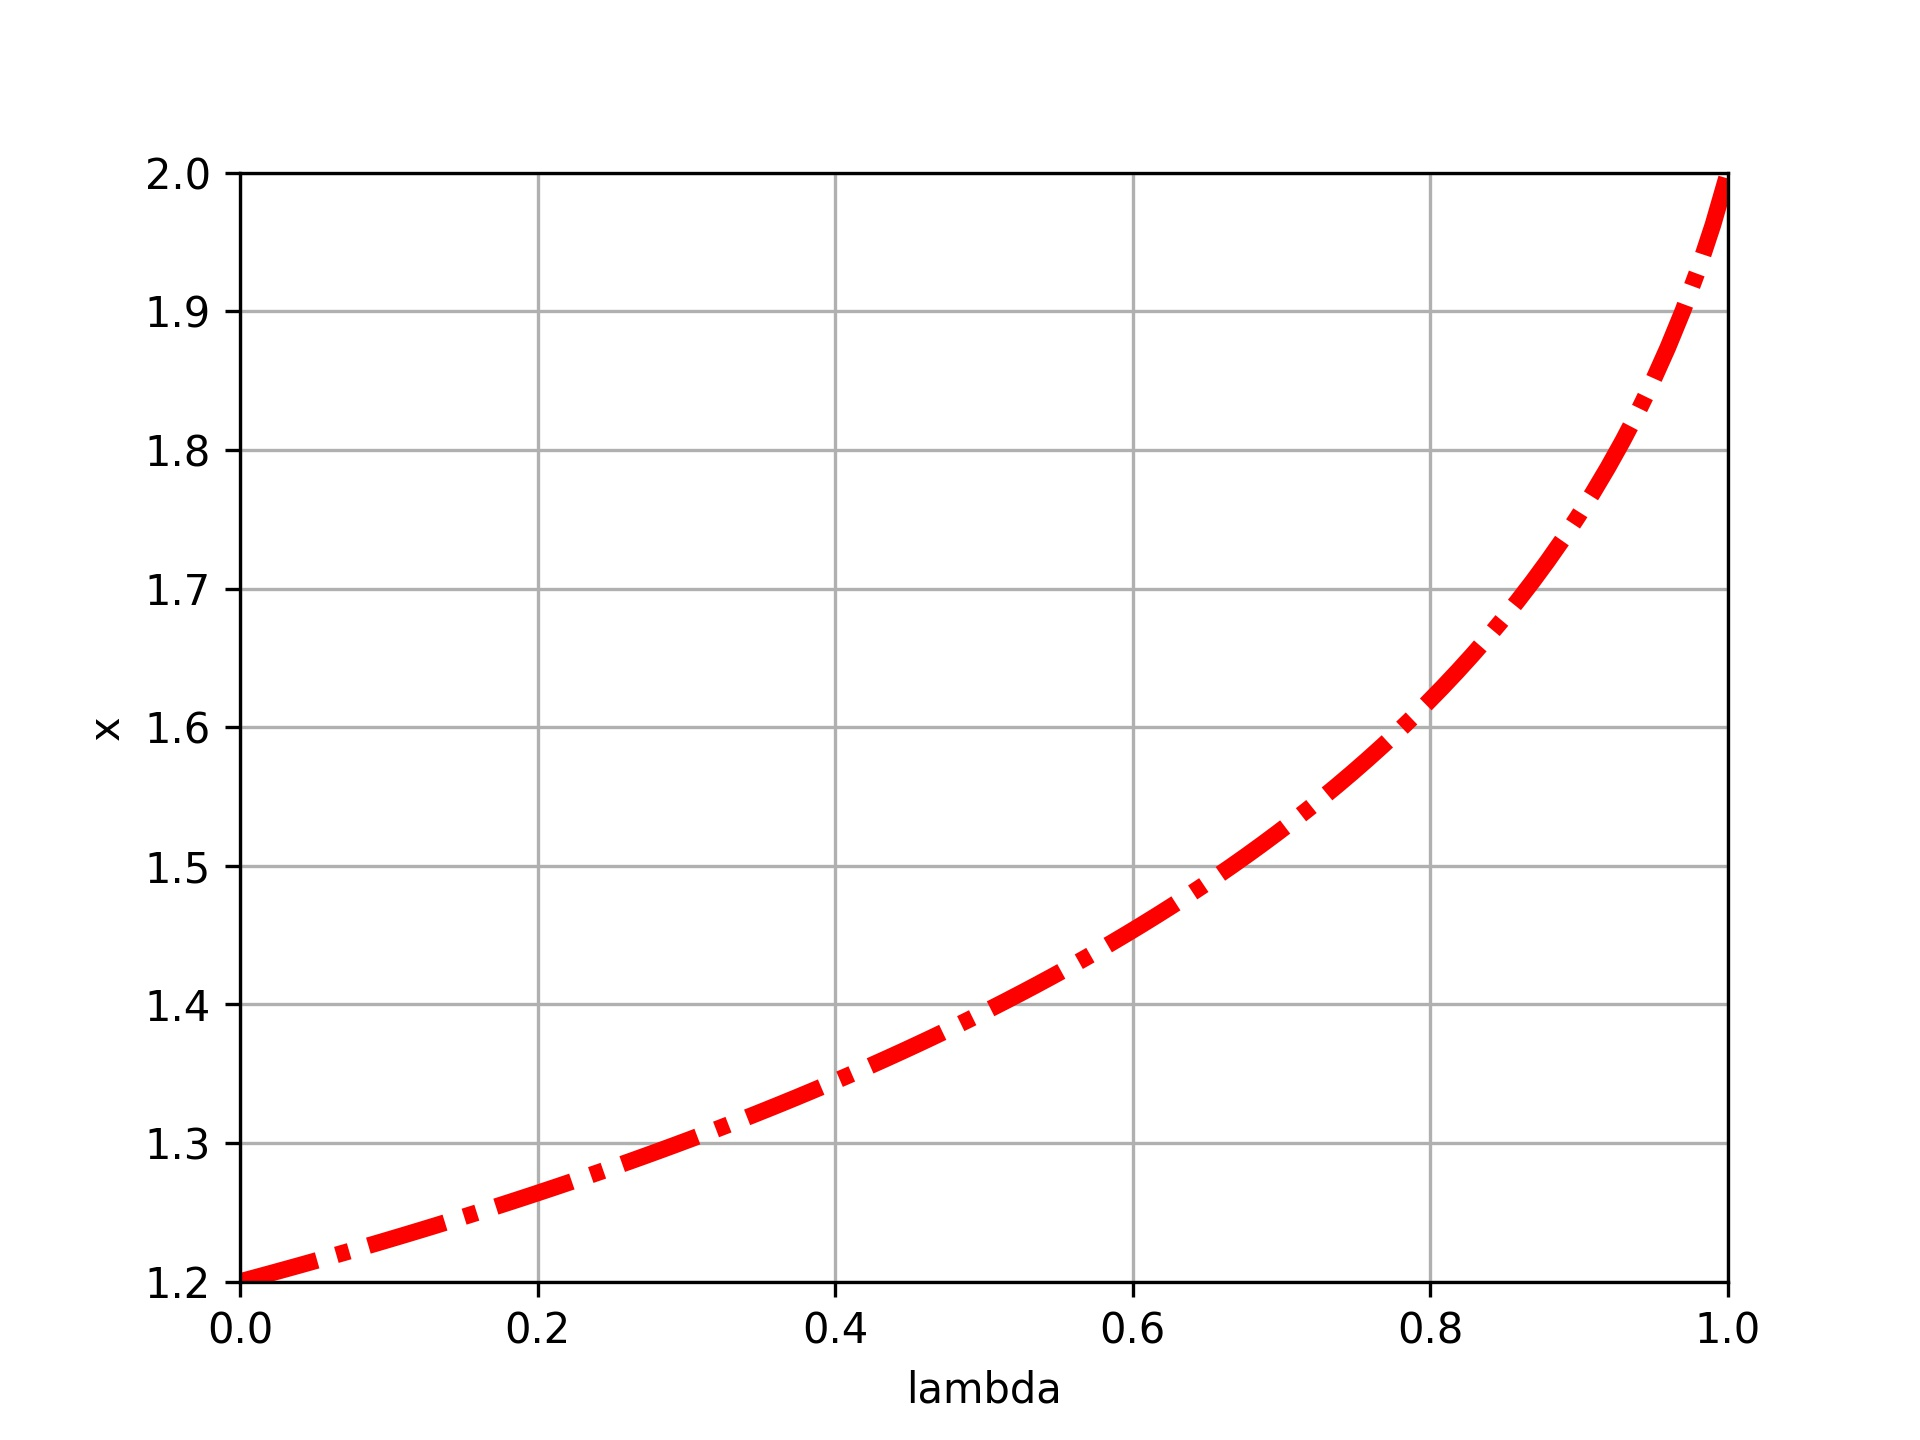

The Python source for this figure:
# _*_ coding: utf-8 _*_

import numpy as np
from scipy.integrate import odeint
import matplotlib.pyplot as plt

# define functions

def dxdL(x,Lambda):
    return -x**2/(-5.0+2*Lambda*x)

# declare constants

x0=6.0/5.0
Lspan=np.linspace(0,1,100)

# solve equations
# offer three args for function odeint

x=odeint(dxdL,x0,Lspan)

# draw graph

plt.plot(Lspan,x,'r',linestyle='-.',linewidth=4.0)
#plt.xlabel('$\lambda\$')
plt.xlabel('lambda')
plt.ylabel('x')
plt.xlim(0.0,1.0)
plt.ylim(1.2,2.0)
plt.grid(True)
plt.savefig('34.jpg',dpi=300)
plt.show()
print('plot done')

# define new functions

def dxdL(x,Lambda):
    return (5*x-10)/(2*x-5*Lambda)

# declare constants

x0=-2
Lspan=np.linspace(0,1,100)

# solve equations
# offer three args for function odeint

x=odeint(dxdL,x0,Lspan)

# draw graph
plt.plot(Lspan,x,'g',linestyle='-.',linewidth=4.0)
plt.xlabel('lambda')
plt.ylabel('x')
plt.grid(True)
plt.savefig('35.jpg',dpi=300)
plt.show()
print('plot done')
